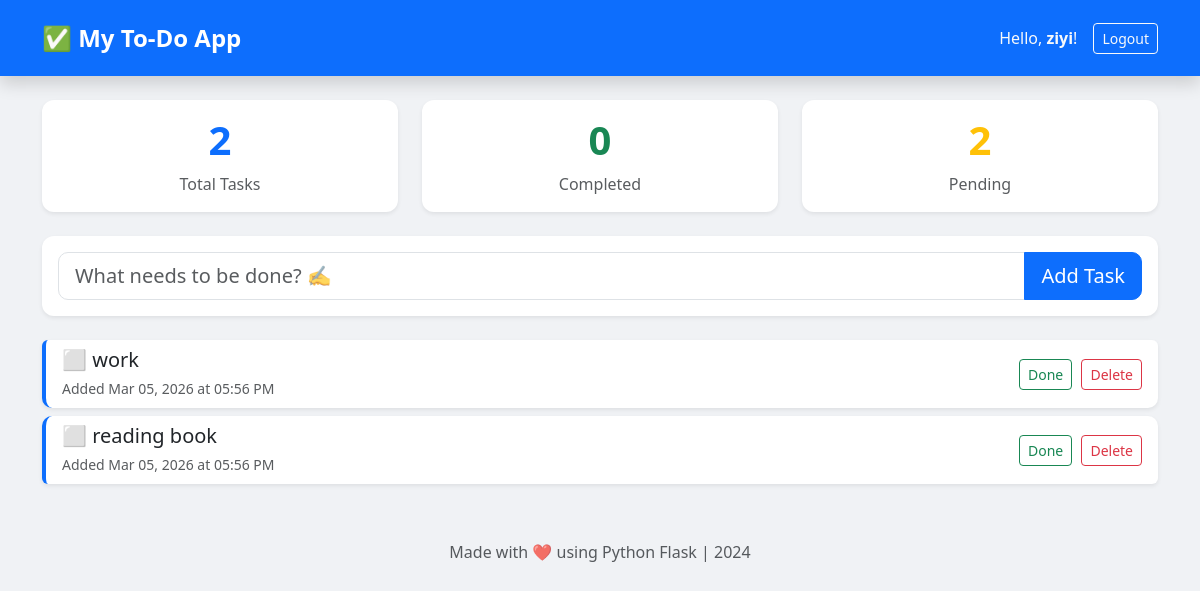
Screenshot of / (signed in) with the database file from the repository.
### app.py (models this page shows)
class Todo(db.Model):
    id = db.Column(db.Integer, primary_key=True)
    content = db.Column(db.Text, nullable=False)
    completed = db.Column(db.Boolean, default=False)
    date_created = db.Column(db.DateTime, default=datetime.utcnow)
    user_id = db.Column(db.Integer, db.ForeignKey('user.id'), nullable=False)

### app.py (the view)
@app.route('/')
def index():
    if not is_logged_in():
        return redirect(url_for('login'))
    todos = Todo.query.filter_by(user_id=session['user_id']).order_by(Todo.date_created.desc()).all()
    total_tasks = len(todos)
    completed_tasks = len([t for t in todos if t.completed])
    pending_tasks = total_tasks - completed_tasks
    return render_template('index.html',
                           todos=todos,
                           total_tasks=total_tasks,
                           completed_tasks=completed_tasks,
                           pending_tasks=pending_tasks)

### app.py (called while the page is built)
def is_logged_in():
    return 'user_id' in session

### templates/index.html (shortened to what this page needs)
{% extends "base.html" %}
{% block content %}
<div class="row mb-4">
    <div class="col-md-4">
        <div class="card text-center shadow-sm stats-card">
            <div class="card-body">
                <h3 class="text-primary">{{ total_tasks }}</h3>
                <p class="text-muted mb-0">Total Tasks</p>
            </div>
        </div>
    </div>
    <div class="col-md-4">
        <div class="card text-center shadow-sm stats-card">
            <div class="card-body">
                <h3 class="text-success">{{ completed_tasks }}</h3>
                <p class="text-muted mb-0">Completed</p>
            </div>
        </div>
    </div>
    <div class="col-md-4">
        <div class="card text-center shadow-sm stats-card">
            <div class="card-body">
                <h3 class="text-warning">{{ pending_tasks }}</h3>
                <p class="text-muted mb-0">Pending</p>
            </div>
        </div>
    </div>
</div>
<div class="card shadow-sm mb-4">
    <div class="card-body">
        <form method="POST" action="{{ url_for('add') }}">
            <div class="input-group input-group-lg">
                <input type="text"
                       name="content"
                       class="form-control"
                       placeholder="What needs to be done? ✍️"
                       required>
                <button class="btn btn-primary" type="submit">
                    Add Task
                </button>
            </div>
        </form>
    </div>
</div>
<div class="list-group">
    {% for todo in todos %}
    <div class="list-group-item mb-2 shadow-sm task-item {% if todo.completed %}task-completed{% endif %}">
        <div class="d-flex justify-content-between align-items-center">
            <div>
                <h5 class="mb-1 {% if todo.completed %}text-decoration-line-through text-muted{% endif %}">
                    {% if todo.completed %}✅{% else %}⬜{% endif %}
                    {{ todo.content }}
                </h5>
                <small class="text-muted">
                    Added {{ todo.date_created.strftime('%b %d, %Y at %I:%M %p') }}
                </small>
            </div>
            <div class="task-buttons">
                <a href="{{ url_for('complete', todo_id=todo.id) }}"
                   class="btn btn-sm {% if todo.completed %}btn-outline-secondary{% else %}btn-outline-success{% endif %}">
                    {% if todo.completed %}Undo{% else %}Done{% endif %}
                </a>
                <a href="{{ url_for('delete', todo_id=todo.id) }}"
                   class="btn btn-sm btn-outline-danger"
                   onclick="return confirm('Are you sure you want to delete this task?')">
                    Delete
                </a>
            </div>
        </div>
    </div>
    {% endfor %}
</div>
{% endblock %}

### templates/base.html (shortened to what this page needs)
<!DOCTYPE html>
<html lang="en">
<head>
    <link href="https://cdn.jsdelivr.net/npm/bootstrap@5.3.3/dist/css/bootstrap.min.css" rel="stylesheet">
    <link rel="stylesheet" href="{{ url_for('static', filename='style.css') }}">
</head>
<body>
    <nav class="navbar navbar-expand-lg navbar-dark bg-primary shadow">
        <div class="container">
            <a class="navbar-brand fw-bold" href="{{ url_for('index') }}">✅ My To-Do App</a>
            {% if session.username %}
            <div class="d-flex align-items-center">
                <span class="text-light me-3">Hello, <strong>{{ session.username }}</strong>!</span>
                <a href="{{ url_for('logout') }}" class="btn btn-outline-light btn-sm">Logout</a>
            </div>
            {% endif %}
        </div>
    </nav>
    <div class="container mt-4">
        {% block content %}{% endblock %}
    </div>
    <footer class="text-center text-muted mt-5 mb-3">
        <p>Made with ❤️ using Python Flask | 2024</p>
    </footer>
</body>
</html>

### static/style.css (style rules this page uses)
body { background-color: #f0f2f5; font-family: 'Segoe UI', Tahoma, Geneva, Verdana, sans-serif; min-height: 100vh; }
.navbar { padding: 15px 0; }
.navbar-brand { font-size: 1.5rem; }
.card { border: none; border-radius: 12px; }
.stats-card { transition: transform 0.2s ease; }
.stats-card h3 { font-size: 2.5rem; font-weight: bold; }
.task-item { border: none; border-radius: 10px; transition: all 0.2s ease; border-left: 4px solid #0d6efd; }
.task-buttons .btn { margin-left: 5px; }
.input-group-lg .form-control { border-radius: 10px 0 0 10px; }
.input-group-lg .btn { border-radius: 0 10px 10px 0; }
footer { margin-top: auto; }

### rows the page displays
Todo: content "work", date_created "Mar 05, 2026 at 05:56 PM", completed "Done"
Todo: content "reading book", date_created "Mar 05, 2026 at 05:56 PM", completed "Done"

### other values shown
{{ session.username }} "ziyi"
{{ total_tasks }} "2"
{{ completed_tasks }} "0"
{{ pending_tasks }} "2"
